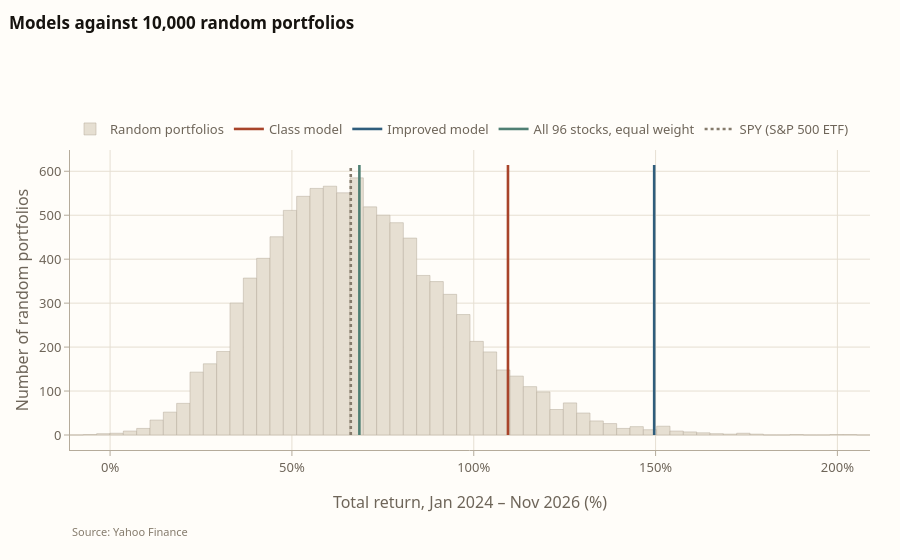

Notebook code for this chart:
### Markdown cell above
## Figure 3 — the models against 10,000 random portfolios

The histogram is the result of portfolios that pick ten of the 96 stocks at random every month. The vertical
lines mark the two models and the two benchmarks. The control switches between two measures: the total return,
and the return per unit of risk (the average monthly return divided by its standard deviation, annualised).
`save_html_controls` writes the figure into a page with a plain `<select>`; each choice maps to a set of
visible traces and an axis.

### Code cell
rnd = pd.read_csv(TAB / "random_portfolios.csv", index_col="draw")
summary = pd.read_csv(TAB / "random_summary.csv", index_col="strategy")
MEASURES = {   # option -> (column of the draws, column of the strategy, percentile column, scale, axis title, suffix)
    "Total return": ("total_return", "total_return", "percentile_total_return", 100,
                     f"Total return, {SPAN} (%)", "%"),
    "Return per unit of risk": ("return_to_risk", "return_to_risk", "percentile_return_to_risk", 1,
                                "Annualised return divided by volatility, monthly returns", ""),
}

fig = go.Figure()
vis, lay = {}, {}
n_traces = 5 * len(MEASURES)
for m, (opt, (col, own, pct_col, scale, x_title, suffix)) in enumerate(MEASURES.items()):
    x = scale * rnd[col].to_numpy()
    marks = {k: scale * float(summary.loc[k, own]) for k in LINE}
    lo_edge, hi_edge = min(x.min(), min(marks.values())), max(x.max(), max(marks.values()))
    pad = 0.03 * (hi_edge - lo_edge)
    edges = np.linspace(lo_edge - pad, hi_edge + pad, 61)
    counts, _ = np.histogram(x, bins=edges)
    centres = (edges[:-1] + edges[1:]) / 2
    top = counts.max() * 1.05
    unit = "%" if suffix else ""
    fig.add_trace(go.Bar(x=centres, y=counts, width=edges[1] - edges[0], name="Random portfolios",
                         marker=dict(color=SITE["rule"], line=dict(color=SITE["axis"], width=0.5)),
                         hovertemplate="About %{x:.2f}" + unit + "<br>%{y:,} portfolios<extra></extra>"))
    for key in ["original", "improved", "universe", "spy"]:
        name, color = LINE[key]
        pct = float(summary.loc[key, pct_col])
        fig.add_trace(go.Scatter(x=[marks[key], marks[key]], y=[0, top], mode="lines", name=name,
                                 line=dict(color=color, width=2.6, dash="dot" if key == "spy" else None),
                                 hovertemplate=f"{name}: %{{x:.2f}}{unit}<br>ahead of {pct:.2f}% of random portfolios"
                                               "<extra></extra>"))
    vis[opt] = [m * 5 <= t < (m + 1) * 5 for t in range(n_traces)]
    lay[opt] = {"xaxis.title.text": x_title, "xaxis.ticksuffix": suffix,
                "xaxis.range": [float(edges[0]), float(edges[-1])], "yaxis.range": [0, float(top)]}

fig.update_layout(**base_layout("Models against 10,000 random portfolios", height=560))
fig.update_layout(bargap=0, margin=dict(l=70, r=30, t=TOP, b=110),
                  xaxis=axis_style(" "), yaxis=axis_style("Number of random portfolios", tickformat=","))
source_note(fig, "Yahoo Finance", y=-0.24)
save_html_controls(fig, FIG / "fig3_random_portfolios.html",
                   controls=[("measure", "Measure", list(MEASURES))], visibility=vis, layouts=lay)
fig.update_traces(visible=False)
for t in range(5):
    fig.data[t].visible = True
fig.update_layout(xaxis_title_text=lay["Total return"]["xaxis.title.text"], xaxis_ticksuffix="%")
fig.show()

### Figure 1 — Plotly figure (JSON) as saved in the notebook; plotly's stock layout.template omitted (floating-point values rounded to 4 significant figures)
{"data": [{"hovertemplate": "About %{x:.2f}%<br>%{y:,} portfolios<extra></extra>", "marker": {"color": "#e6dfd2", "line": {"color": "#b5ab9b", "width": 0.5}}, "name": "Random portfolios", "type": "bar", "visible": true, "width": 3.666, "x": [-9.191, -5.524, -1.858, 1.809, 5.475, 9.142, 12.81, 16.47, 20.14, 23.81, 27.47, 31.14, 34.81, 38.47, 42.14, 45.81, 49.47, 53.14, 56.81, 60.47, 64.14, 67.8, 71.47, 75.14, 78.8, 82.47, 86.14, 89.8, 93.47, 97.14, 100.8, 104.5, 108.1, 111.8, 115.5, 119.1, 122.8, 126.5, 130.1, 133.8, 137.5, 141.1, 144.8, 148.5, 152.1, 155.8, 159.5, 163.1, 166.8, 170.5, 174.1, 177.8, 181.5, 185.1, 188.8, 192.5, 196.1, 199.8, 203.5, 207.1], "y": [0, 1, 3, 4, 9, 15, 34, 52, 72, 143, 162, 190, 300, 357, 402, 451, 511, 543, 561, 566, 551, 585, 519, 500, 483, 448, 363, 349, 320, 274, 213, 189, 148, 134, 110, 98, 58, 73, 50, 32, 26, 15, 19, 12, 20, 9, 7, 5, 3, 2, 4, 2, 0, 0, 1, 0, 0, 1, 1, 0]}, {"hovertemplate": "Class model: %{x:.2f}%<br>ahead of 92.97% of random portfolios<extra></extra>", "line": {"color": "#a8442a", "width": 2.6}, "mode": "lines", "name": "Class model", "type": "scatter", "visible": true, "x": [109.4, 109.4], "y": [0, 614.2]}, {"hovertemplate": "Improved model: %{x:.2f}%<br>ahead of 99.45% of random portfolios<extra></extra>", "line": {"color": "#2f5d7c", "width": 2.6}, "mode": "lines", "name": "Improved model", "type": "scatter", "visible": true, "x": [149.6, 149.6], "y": [0, 614.2]}, {"hovertemplate": "All 96 stocks, equal weight: %{x:.2f}%<br>ahead of 53.49% of random portfolios<extra></extra>", "line": {"color": "#4f7f73", "width": 2.6}, "mode": "lines", "name": "All 96 stocks, equal weight", "type": "scatter", "visible": true, "x": [68.55, 68.55], "y": [0, 614.2]}, {"hovertemplate": "SPY (S&P 500 ETF): %{x:.2f}%<br>ahead of 49.71% of random portfolios<extra></extra>", "line": {"color": "#857b6c", "dash": "dot", "width": 2.6}, "mode": "lines", "name": "SPY (S&P 500 ETF)", "type": "scatter", "visible": true, "x": [66.18, 66.18], "y": [0, 614.2]}, {"hovertemplate": "About %{x:.2f}<br>%{y:,} portfolios<extra></extra>", "marker": {"color": "#e6dfd2", "line": {"color": "#b5ab9b", "width": 0.5}}, "name": "Random portfolios", "type": "bar", "visible": false, "width": 0.05981, "x": [-0.1642, -0.1044, -0.04456, 0.01525, 0.07506, 0.1349, 0.1947, 0.2545, 0.3143, 0.3741, 0.4339, 0.4938, 0.5536, 0.6134, 0.6732, 0.733, 0.7928, 0.8526, 0.9124, 0.9723, 1.032, 1.092, 1.152, 1.212, 1.271, 1.331, 1.391, 1.451, 1.511, 1.57, 1.63, 1.69, 1.75, 1.81, 1.869, 1.929, 1.989, 2.049, 2.109, 2.169, 2.228, 2.288, 2.348, 2.408, 2.468, 2.527, 2.587, 2.647, 2.707, 2.767, 2.826, 2.886, 2.946, 3.006, 3.066, 3.126, 3.185, 3.245, 3.305, 3.365], "y": [0, 1, 0, 3, 2, 3, 7, 5, 6, 23, 17, 43, 59, 86, 115, 141, 163, 205, 256, 314, 363, 433, 470, 498, 515, 565, 554, 560, 548, 553, 489, 454, 432, 379, 312, 291, 236, 189, 162, 135, 92, 71, 74, 54, 29, 28, 12, 14, 11, 6, 5, 6, 5, 2, 0, 1, 2, 0, 1, 0]}, {"hovertemplate": "Class model: %{x:.2f}<br>ahead of 75.16% of random portfolios<extra></extra>", "line": {"color": "#a8442a", "width": 2.6}, "mode": "lines", "name": "Class model", "type": "scatter", "visible": false, "x": [1.729, 1.729], "y": [0, 593.2]}, {"hovertemplate": "Improved model: %{x:.2f}<br>ahead of 26.13% of random portfolios<extra></extra>", "line": {"color": "#2f5d7c", "width": 2.6}, "mode": "lines", "name": "Improved model", "type": "scatter", "visible": false, "x": [1.167, 1.167], "y": [0, 593.2]}, {"hovertemplate": "All 96 stocks, equal weight: %{x:.2f}<br>ahead of 89.54% of random portfolios<extra></extra>", "line": {"color": "#4f7f73", "width": 2.6}, "mode": "lines", "name": "All 96 stocks, equal weight", "type": "scatter", "visible": false, "x": [1.982, 1.982], "y": [0, 593.2]}, {"hovertemplate": "SPY (S&P 500 ETF): %{x:.2f}<br>ahead of 72.07% of random portfolios<extra></extra>", "line": {"color": "#857b6c", "dash": "dot", "width": 2.6}, "mode": "lines", "name": "SPY (S&P 500 ETF)", "type": "scatter", "visible": false, "x": [1.686, 1.686], "y": [0, 593.2]}], "layout": {"annotations": [{"align": "left", "font": {"color": "#857b6c", "size": 11}, "showarrow": false, "text": "Source: Yahoo Finance", "x": 0, "xanchor": "left", "xref": "paper", "y": -0.24, "yanchor": "top", "yref": "paper"}], "bargap": 0, "font": {"color": "#6e6559", "family": "Archivo, system-ui, -apple-system, 'Segoe UI', sans-serif", "size": 13}, "height": 560, "hoverlabel": {"bgcolor": "white", "bordercolor": "#e6dfd2", "font": {"color": "#16130f", "family": "Archivo, system-ui, -apple-system, 'Segoe UI', sans-serif", "size": 12}}, "hovermode": "closest", "legend": {"bgcolor": "rgba(0,0,0,0)", "font": {"color": "#6e6559"}, "orientation": "h", "x": 0, "xanchor": "left", "y": 1.02, "yanchor": "bottom"}, "margin": {"b": 110, "l": 70, "r": 30, "t": 150}, "paper_bgcolor": "#fffdf9", "plot_bgcolor": "#fffdf9", "title": {"font": {"color": "#16130f", "size": 17}, "subtitle": {"font": {"color": "#6e6559", "size": 12}}, "text": "<b>Models against 10,000 random portfolios</b>", "x": 0.01, "xanchor": "left", "y": 0.97, "yanchor": "top"}, "xaxis": {"gridcolor": "#e6dfd2", "gridwidth": 1, "linecolor": "#b5ab9b", "showgrid": true, "showline": true, "tickcolor": "#b5ab9b", "tickfont": {"color": "#6e6559"}, "ticks": "outside", "ticksuffix": "%", "title": {"font": {"color": "#6e6559"}, "text": "Total return, Jan 2024 – Nov 2026 (%)"}, "zeroline": false}, "yaxis": {"gridcolor": "#e6dfd2", "gridwidth": 1, "linecolor": "#b5ab9b", "showgrid": true, "showline": true, "tickcolor": "#b5ab9b", "tickfont": {"color": "#6e6559"}, "tickformat": ",", "ticks": "outside", "title": {"font": {"color": "#6e6559"}, "text": "Number of random portfolios"}, "zeroline": false}}}
